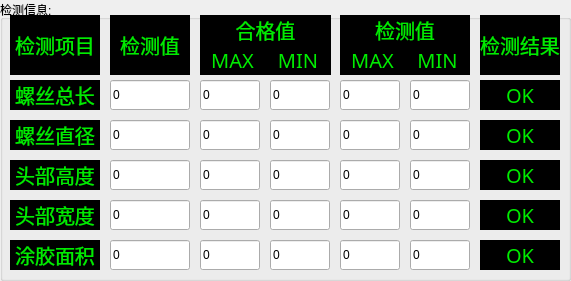
  <widget class="QGroupBox" name="groupBox_4">
   <property name="geometry">
    <rect>
     <x>520</x>
     <y>10</y>
     <width>571</width>
     <height>281</height>
    </rect>
   </property>
   <property name="title">
    <string>检测信息:</string>
   </property>
   <widget class="QLabel" name="label_7">
    <property name="geometry">
     <rect>
      <x>10</x>
      <y>15</y>
      <width>90</width>
      <height>60</height>
     </rect>
    </property>
    <property name="font">
     <font>
      <family>宋体</family>
      <pointsize>15</pointsize>
      <weight>9</weight>
      <italic>false</italic>
      <bold>false</bold>
     </font>
    </property>
    <property name="styleSheet">
     <string notr="true">background-color: rgb(0, 0, 0);
color : #00EC00;
font: 75 15pt &quot;宋体&quot;;</string>
    </property>
    <property name="text">
     <string>检测项目</string>
    </property>
    <property name="alignment">
     <set>Qt::AlignCenter</set>
    </property>
   </widget>
   <widget class="QLabel" name="label_8">
    <property name="geometry">
     <rect>
      <x>10</x>
      <y>80</y>
      <width>90</width>
      <height>30</height>
     </rect>
    </property>
    <property name="font">
     <font>
      <family>宋体</family>
      <pointsize>15</pointsize>
      <weight>9</weight>
      <italic>false</italic>
      <bold>false</bold>
     </font>
    </property>
    <property name="styleSheet">
     <string notr="true">background-color: rgb(0, 0, 0);
color : #00EC00;
font: 75 15pt &quot;宋体&quot;;</string>
    </property>
    <property name="text">
     <string>螺丝总长</string>
    </property>
    <property name="alignment">
     <set>Qt::AlignCenter</set>
    </property>
   </widget>
   <widget class="QLabel" name="label_9">
    <property name="geometry">
     <rect>
      <x>10</x>
      <y>120</y>
      <width>90</width>
      <height>30</height>
     </rect>
    </property>
    <property name="font">
     <font>
      <family>宋体</family>
      <pointsize>15</pointsize>
      <weight>9</weight>
      <italic>false</italic>
      <bold>false</bold>
     </font>
    </property>
    <property name="styleSheet">
     <string notr="true">background-color: rgb(0, 0, 0);
color : #00EC00;
font: 75 15pt &quot;宋体&quot;;</string>
    </property>
    <property name="text">
     <string>螺丝直径</string>
    </property>
    <property name="alignment">
     <set>Qt::AlignCenter</set>
    </property>
   </widget>
   <widget class="QLabel" name="label_10">
    <property name="geometry">
     <rect>
      <x>10</x>
      <y>160</y>
      <width>90</width>
      <height>30</height>
     </rect>
    </property>
    <property name="font">
     <font>
      <family>宋体</family>
      <pointsize>15</pointsize>
      <weight>9</weight>
      <italic>false</italic>
      <bold>false</bold>
     </font>
    </property>
    <property name="styleSheet">
     <string notr="true">background-color: rgb(0, 0, 0);
color : #00EC00;
font: 75 15pt &quot;宋体&quot;;</string>
    </property>
    <property name="text">
     <string>头部高度</string>
    </property>
    <property name="alignment">
     <set>Qt::AlignCenter</set>
    </property>
   </widget>
   <widget class="QLabel" name="label_11">
    <property name="geometry">
     <rect>
      <x>10</x>
      <y>240</y>
      <width>90</width>
      <height>30</height>
     </rect>
    </property>
    <property name="font">
     <font>
      <family>宋体</family>
      <pointsize>15</pointsize>
      <weight>9</weight>
      <italic>false</italic>
      <bold>false</bold>
     </font>
    </property>
    <property name="styleSheet">
     <string notr="true">background-color: rgb(0, 0, 0);
color : #00EC00;
font: 75 15pt &quot;宋体&quot;;</string>
    </property>
    <property name="text">
     <string>涂胶面积</string>
    </property>
    <property name="alignment">
     <set>Qt::AlignCenter</set>
    </property>
   </widget>
   <widget class="QLabel" name="label_15">
    <property name="geometry">
     <rect>
      <x>10</x>
      <y>200</y>
      <width>90</width>
      <height>30</height>
     </rect>
    </property>
    <property name="font">
     <font>
      <family>宋体</family>
      <pointsize>15</pointsize>
      <weight>9</weight>
      <italic>false</italic>
      <bold>false</bold>
     </font>
    </property>
    <property name="styleSheet">
     <string notr="true">background-color: rgb(0, 0, 0);
color : #00EC00;
font: 75 15pt &quot;宋体&quot;;</string>
    </property>
    <property name="text">
     <string>头部宽度</string>
    </property>
    <property name="alignment">
     <set>Qt::AlignCenter</set>
    </property>
   </widget>
   <widget class="QLabel" name="label_17">
    <property name="geometry">
     <rect>
      <x>110</x>
      <y>15</y>
      <width>80</width>
      <height>60</height>
     </rect>
    </property>
    <property name="font">
     <font>
      <family>宋体</family>
      <pointsize>15</pointsize>
      <weight>9</weight>
      <italic>false</italic>
      <bold>false</bold>
     </font>
    </property>
    <property name="styleSheet">
     <string notr="true">background-color: rgb(0, 0, 0);
color : #00EC00;
font: 75 15pt &quot;宋体&quot;;</string>
    </property>
    <property name="text">
     <string>检测值</string>
    </property>
    <property name="alignment">
     <set>Qt::AlignCenter</set>
    </property>
   </widget>
   <widget class="QLineEdit" name="sumEdit_2">
    <property name="geometry">
     <rect>
      <x>110</x>
      <y>80</y>
      <width>80</width>
      <height>30</height>
     </rect>
    </property>
    <property name="text">
     <string>0</string>
    </property>
    <property name="alignment">
     <set>Qt::AlignLeading|Qt::AlignLeft|Qt::AlignVCenter</set>
    </property>
    <property name="readOnly">
     <bool>true</bool>
    </property>
   </widget>
   <widget class="QLineEdit" name="sumEdit_3">
    <property name="geometry">
     <rect>
      <x>110</x>
      <y>120</y>
      <width>80</width>
      <height>30</height>
     </rect>
    </property>
    <property name="text">
     <string>0</string>
    </property>
    <property name="alignment">
     <set>Qt::AlignLeading|Qt::AlignLeft|Qt::AlignVCenter</set>
    </property>
    <property name="readOnly">
     <bool>true</bool>
    </property>
   </widget>
   <widget class="QLineEdit" name="sumEdit_4">
    <property name="geometry">
     <rect>
      <x>110</x>
      <y>160</y>
      <width>80</width>
      <height>30</height>
     </rect>
    </property>
    <property name="text">
     <string>0</string>
    </property>
    <property name="alignment">
     <set>Qt::AlignLeading|Qt::AlignLeft|Qt::AlignVCenter</set>
    </property>
    <property name="readOnly">
     <bool>true</bool>
    </property>
   </widget>
   <widget class="QLineEdit" name="sumEdit_5">
    <property name="geometry">
     <rect>
      <x>110</x>
      <y>200</y>
      <width>80</width>
      <height>30</height>
     </rect>
    </property>
    <property name="text">
     <string>0</string>
    </property>
    <property name="alignment">
     <set>Qt::AlignLeading|Qt::AlignLeft|Qt::AlignVCenter</set>
    </property>
    <property name="readOnly">
     <bool>true</bool>
    </property>
   </widget>
   <widget class="QLineEdit" name="sumEdit_6">
    <property name="geometry">
     <rect>
      <x>110</x>
      <y>240</y>
      <width>80</width>
      <height>30</height>
     </rect>
    </property>
    <property name="text">
     <string>0</string>
    </property>
    <property name="alignment">
     <set>Qt::AlignLeading|Qt::AlignLeft|Qt::AlignVCenter</set>
    </property>
    <property name="readOnly">
     <bool>true</bool>
    </property>
   </widget>
   <widget class="QLabel" name="label_18">
    <property name="geometry">
     <rect>
      <x>200</x>
      <y>15</y>
      <width>131</width>
      <height>30</height>
     </rect>
    </property>
    <property name="font">
     <font>
      <family>宋体</family>
      <pointsize>15</pointsize>
      <weight>9</weight>
      <italic>false</italic>
      <bold>false</bold>
     </font>
    </property>
    <property name="styleSheet">
     <string notr="true">background-color: rgb(0, 0, 0);
color : #00EC00;
font: 75 15pt &quot;宋体&quot;;</string>
    </property>
    <property name="text">
     <string>合格值</string>
    </property>
    <property name="alignment">
     <set>Qt::AlignCenter</set>
    </property>
   </widget>
   <widget class="QLabel" name="label_19">
    <property name="geometry">
     <rect>
      <x>200</x>
      <y>45</y>
      <width>65</width>
      <height>30</height>
     </rect>
    </property>
    <property name="font">
     <font>
      <family>宋体</family>
      <pointsize>15</pointsize>
      <weight>9</weight>
      <italic>false</italic>
      <bold>false</bold>
     </font>
    </property>
    <property name="styleSheet">
     <string notr="true">background-color: rgb(0, 0, 0);
color : #00EC00;
font: 75 15pt &quot;宋体&quot;;</string>
    </property>
    <property name="text">
     <string>MAX</string>
    </property>
    <property name="alignment">
     <set>Qt::AlignCenter</set>
    </property>
   </widget>
   <widget class="QLabel" name="label_20">
    <property name="geometry">
     <rect>
      <x>265</x>
      <y>45</y>
      <width>66</width>
      <height>30</height>
     </rect>
    </property>
    <property name="font">
     <font>
      <family>宋体</family>
      <pointsize>15</pointsize>
      <weight>9</weight>
      <italic>false</italic>
      <bold>false</bold>
     </font>
    </property>
    <property name="styleSheet">
     <string notr="true">background-color: rgb(0, 0, 0);
color : #00EC00;
font: 75 15pt &quot;宋体&quot;;</string>
    </property>
    <property name="text">
     <string>MIN</string>
    </property>
    <property name="alignment">
     <set>Qt::AlignCenter</set>
    </property>
   </widget>
   <widget class="QLineEdit" name="sumEdit_7">
    <property name="geometry">
     <rect>
      <x>200</x>
      <y>80</y>
      <width>60</width>
      <height>30</height>
     </rect>
    </property>
    <property name="text">
     <string>0</string>
    </property>
    <property name="alignment">
     <set>Qt::AlignLeading|Qt::AlignLeft|Qt::AlignVCenter</set>
    </property>
    <property name="readOnly">
     <bool>true</bool>
    </property>
   </widget>
   <widget class="QLineEdit" name="sumEdit_8">
    <property name="geometry">
     <rect>
      <x>270</x>
      <y>80</y>
      <width>60</width>
      <height>30</height>
     </rect>
    </property>
    <property name="text">
     <string>0</string>
    </property>
    <property name="alignment">
     <set>Qt::AlignLeading|Qt::AlignLeft|Qt::AlignVCenter</set>
    </property>
    <property name="readOnly">
     <bool>true</bool>
    </property>
   </widget>
   <widget class="QLineEdit" name="sumEdit_9">
    <property name="geometry">
     <rect>
      <x>200</x>
      <y>120</y>
      <width>60</width>
      <height>30</height>
     </rect>
    </property>
    <property name="text">
     <string>0</string>
    </property>
    <property name="alignment">
     <set>Qt::AlignLeading|Qt::AlignLeft|Qt::AlignVCenter</set>
    </property>
    <property name="readOnly">
     <bool>true</bool>
    </property>
   </widget>
   <widget class="QLineEdit" name="sumEdit_10">
    <property name="geometry">
     <rect>
      <x>270</x>
      <y>120</y>
      <width>60</width>
      <height>30</height>
     </rect>
    </property>
    <property name="text">
     <string>0</string>
    </property>
    <property name="alignment">
     <set>Qt::AlignLeading|Qt::AlignLeft|Qt::AlignVCenter</set>
    </property>
    <property name="readOnly">
     <bool>true</bool>
    </property>
   </widget>
   <widget class="QLineEdit" name="sumEdit_11">
    <property name="geometry">
     <rect>
      <x>200</x>
      <y>160</y>
      <width>60</width>
      <height>30</height>
     </rect>
    </property>
    <property name="text">
     <string>0</string>
    </property>
    <property name="alignment">
     <set>Qt::AlignLeading|Qt::AlignLeft|Qt::AlignVCenter</set>
    </property>
    <property name="readOnly">
     <bool>true</bool>
    </property>
   </widget>
   <widget class="QLineEdit" name="sumEdit_12">
    <property name="geometry">
     <rect>
      <x>270</x>
      <y>160</y>
      <width>60</width>
      <height>30</height>
     </rect>
    </property>
    <property name="text">
     <string>0</string>
    </property>
    <property name="alignment">
     <set>Qt::AlignLeading|Qt::AlignLeft|Qt::AlignVCenter</set>
    </property>
    <property name="readOnly">
     <bool>true</bool>
    </property>
   </widget>
   <widget class="QLineEdit" name="sumEdit_13">
    <property name="geometry">
     <rect>
      <x>200</x>
      <y>200</y>
      <width>60</width>
      <height>30</height>
     </rect>
    </property>
    <property name="text">
     <string>0</string>
    </property>
    <property name="alignment">
     <set>Qt::AlignLeading|Qt::AlignLeft|Qt::AlignVCenter</set>
    </property>
    <property name="readOnly">
     <bool>true</bool>
    </property>
   </widget>
   <widget class="QLineEdit" name="sumEdit_14">
    <property name="geometry">
     <rect>
      <x>270</x>
      <y>200</y>
      <width>60</width>
      <height>30</height>
     </rect>
    </property>
    <property name="text">
     <string>0</string>
    </property>
    <property name="alignment">
     <set>Qt::AlignLeading|Qt::AlignLeft|Qt::AlignVCenter</set>
    </property>
    <property name="readOnly">
     <bool>true</bool>
    </property>
   </widget>
   <widget class="QLineEdit" name="sumEdit_15">
    <property name="geometry">
     <rect>
      <x>200</x>
      <y>240</y>
      <width>60</width>
      <height>30</height>
     </rect>
    </property>
    <property name="text">
     <string>0</string>
    </property>
    <property name="alignment">
     <set>Qt::AlignLeading|Qt::AlignLeft|Qt::AlignVCenter</set>
    </property>
    <property name="readOnly">
     <bool>true</bool>
    </property>
   </widget>
   <widget class="QLineEdit" name="sumEdit_16">
    <property name="geometry">
     <rect>
      <x>270</x>
      <y>240</y>
      <width>60</width>
      <height>30</height>
     </rect>
    </property>
    <property name="text">
     <string>0</string>
    </property>
    <property name="alignment">
     <set>Qt::AlignLeading|Qt::AlignLeft|Qt::AlignVCenter</set>
    </property>
    <property name="readOnly">
     <bool>true</bool>
    </property>
   </widget>
   <widget class="QLabel" name="label_21">
    <property name="geometry">
     <rect>
      <x>340</x>
      <y>15</y>
      <width>130</width>
      <height>30</height>
     </rect>
    </property>
    <property name="font">
     <font>
      <family>宋体</family>
      <pointsize>15</pointsize>
      <weight>9</weight>
      <italic>false</italic>
      <bold>false</bold>
     </font>
    </property>
    <property name="styleSheet">
     <string notr="true">background-color: rgb(0, 0, 0);
color : #00EC00;
font: 75 15pt &quot;宋体&quot;;</string>
    </property>
    <property name="text">
     <string>检测值</string>
    </property>
    <property name="alignment">
     <set>Qt::AlignCenter</set>
    </property>
   </widget>
   <widget class="QLineEdit" name="sumEdit_17">
    <property name="geometry">
     <rect>
      <x>410</x>
      <y>200</y>
      <width>60</width>
      <height>30</height>
     </rect>
    </property>
    <property name="text">
     <string>0</string>
    </property>
    <property name="alignment">
     <set>Qt::AlignLeading|Qt::AlignLeft|Qt::AlignVCenter</set>
    </property>
    <property name="readOnly">
     <bool>true</bool>
    </property>
   </widget>
   <widget class="QLineEdit" name="sumEdit_18">
    <property name="geometry">
     <rect>
      <x>340</x>
      <y>80</y>
      <width>60</width>
      <height>30</height>
     </rect>
    </property>
    <property name="text">
     <string>0</string>
    </property>
    <property name="alignment">
     <set>Qt::AlignLeading|Qt::AlignLeft|Qt::AlignVCenter</set>
    </property>
    <property name="readOnly">
     <bool>true</bool>
    </property>
   </widget>
   <widget class="QLineEdit" name="sumEdit_19">
    <property name="geometry">
     <rect>
      <x>340</x>
      <y>160</y>
      <width>60</width>
      <height>30</height>
     </rect>
    </property>
    <property name="text">
     <string>0</string>
    </property>
    <property name="alignment">
     <set>Qt::AlignLeading|Qt::AlignLeft|Qt::AlignVCenter</set>
    </property>
    <property name="readOnly">
     <bool>true</bool>
    </property>
   </widget>
   <widget class="QLineEdit" name="sumEdit_20">
    <property name="geometry">
     <rect>
      <x>410</x>
      <y>160</y>
      <width>60</width>
      <height>30</height>
     </rect>
    </property>
    <property name="text">
     <string>0</string>
    </property>
    <property name="alignment">
     <set>Qt::AlignLeading|Qt::AlignLeft|Qt::AlignVCenter</set>
    </property>
    <property name="readOnly">
     <bool>true</bool>
    </property>
   </widget>
   <widget class="QLineEdit" name="sumEdit_21">
    <property name="geometry">
     <rect>
      <x>410</x>
      <y>80</y>
      <width>60</width>
      <height>30</height>
     </rect>
    </property>
    <property name="text">
     <string>0</string>
    </property>
    <property name="alignment">
     <set>Qt::AlignLeading|Qt::AlignLeft|Qt::AlignVCenter</set>
    </property>
    <property name="readOnly">
     <bool>true</bool>
    </property>
   </widget>
   <widget class="QLineEdit" name="sumEdit_22">
    <property name="geometry">
     <rect>
      <x>410</x>
      <y>120</y>
      <width>60</width>
      <height>30</height>
     </rect>
    </property>
    <property name="text">
     <string>0</string>
    </property>
    <property name="alignment">
     <set>Qt::AlignLeading|Qt::AlignLeft|Qt::AlignVCenter</set>
    </property>
    <property name="readOnly">
     <bool>true</bool>
    </property>
   </widget>
   <widget class="QLineEdit" name="sumEdit_23">
    <property name="geometry">
     <rect>
      <x>340</x>
      <y>120</y>
      <width>60</width>
      <height>30</height>
     </rect>
    </property>
    <property name="text">
     <string>0</string>
    </property>
    <property name="alignment">
     <set>Qt::AlignLeading|Qt::AlignLeft|Qt::AlignVCenter</set>
    </property>
    <property name="readOnly">
     <bool>true</bool>
    </property>
   </widget>
   <widget class="QLabel" name="label_22">
    <property name="geometry">
     <rect>
      <x>405</x>
      <y>45</y>
      <width>65</width>
      <height>30</height>
     </rect>
    </property>
    <property name="font">
     <font>
      <family>宋体</family>
      <pointsize>15</pointsize>
      <weight>9</weight>
      <italic>false</italic>
      <bold>false</bold>
     </font>
    </property>
    <property name="styleSheet">
     <string notr="true">background-color: rgb(0, 0, 0);
color : #00EC00;
font: 75 15pt &quot;宋体&quot;;</string>
    </property>
    <property name="text">
     <string>MIN</string>
    </property>
    <property name="alignment">
     <set>Qt::AlignCenter</set>
    </property>
   </widget>
   <widget class="QLineEdit" name="sumEdit_24">
    <property name="geometry">
     <rect>
      <x>340</x>
      <y>240</y>
      <width>60</width>
      <height>30</height>
     </rect>
    </property>
    <property name="text">
     <string>0</string>
    </property>
    <property name="alignment">
     <set>Qt::AlignLeading|Qt::AlignLeft|Qt::AlignVCenter</set>
    </property>
    <property name="readOnly">
     <bool>true</bool>
    </property>
   </widget>
   <widget class="QLineEdit" name="sumEdit_25">
    <property name="geometry">
     <rect>
      <x>410</x>
      <y>240</y>
      <width>60</width>
      <height>30</height>
     </rect>
    </property>
    <property name="text">
     <string>0</string>
    </property>
    <property name="alignment">
     <set>Qt::AlignLeading|Qt::AlignLeft|Qt::AlignVCenter</set>
    </property>
    <property name="readOnly">
     <bool>true</bool>
    </property>
   </widget>
   <widget class="QLineEdit" name="sumEdit_26">
    <property name="geometry">
     <rect>
      <x>340</x>
      <y>200</y>
      <width>60</width>
      <height>30</height>
     </rect>
    </property>
    <property name="text">
     <string>0</string>
    </property>
    <property name="alignment">
     <set>Qt::AlignLeading|Qt::AlignLeft|Qt::AlignVCenter</set>
    </property>
    <property name="readOnly">
     <bool>true</bool>
    </property>
   </widget>
   <widget class="QLabel" name="label_23">
    <property name="geometry">
     <rect>
      <x>340</x>
      <y>45</y>
      <width>65</width>
      <height>30</height>
     </rect>
    </property>
    <property name="font">
     <font>
      <family>宋体</family>
      <pointsize>15</pointsize>
      <weight>9</weight>
      <italic>false</italic>
      <bold>false</bold>
     </font>
    </property>
    <property name="styleSheet">
     <string notr="true">background-color: rgb(0, 0, 0);
color : #00EC00;
font: 75 15pt &quot;宋体&quot;;</string>
    </property>
    <property name="text">
     <string>MAX</string>
    </property>
    <property name="alignment">
     <set>Qt::AlignCenter</set>
    </property>
   </widget>
   <widget class="QLabel" name="label_24">
    <property name="geometry">
     <rect>
      <x>480</x>
      <y>15</y>
      <width>80</width>
      <height>60</height>
     </rect>
    </property>
    <property name="font">
     <font>
      <family>宋体</family>
      <pointsize>15</pointsize>
      <weight>9</weight>
      <italic>false</italic>
      <bold>false</bold>
     </font>
    </property>
    <property name="styleSheet">
     <string notr="true">background-color: rgb(0, 0, 0);
color : #00EC00;
font: 75 15pt &quot;宋体&quot;;</string>
    </property>
    <property name="text">
     <string>检测结果</string>
    </property>
    <property name="alignment">
     <set>Qt::AlignCenter</set>
    </property>
   </widget>
   <widget class="QLabel" name="label_25">
    <property name="geometry">
     <rect>
      <x>480</x>
      <y>80</y>
      <width>80</width>
      <height>30</height>
     </rect>
    </property>
    <property name="font">
     <font>
      <family>宋体</family>
      <pointsize>15</pointsize>
      <weight>9</weight>
      <italic>false</italic>
      <bold>false</bold>
     </font>
    </property>
    <property name="styleSheet">
     <string notr="true">background-color: rgb(0, 0, 0);
color : #00EC00;
font: 75 15pt &quot;宋体&quot;;</string>
    </property>
    <property name="text">
     <string>OK</string>
    </property>
    <property name="alignment">
     <set>Qt::AlignCenter</set>
    </property>
   </widget>
   <widget class="QLabel" name="label_26">
    <property name="geometry">
     <rect>
      <x>480</x>
      <y>120</y>
      <width>80</width>
      <height>30</height>
     </rect>
    </property>
    <property name="font">
     <font>
      <family>宋体</family>
      <pointsize>15</pointsize>
      <weight>9</weight>
      <italic>false</italic>
      <bold>false</bold>
     </font>
    </property>
    <property name="styleSheet">
     <string notr="true">background-color: rgb(0, 0, 0);
color : #00EC00;
font: 75 15pt &quot;宋体&quot;;</string>
    </property>
    <property name="text">
     <string>OK</string>
    </property>
    <property name="alignment">
     <set>Qt::AlignCenter</set>
    </property>
   </widget>
   <widget class="QLabel" name="label_27">
    <property name="geometry">
     <rect>
      <x>480</x>
      <y>160</y>
      <width>80</width>
      <height>30</height>
     </rect>
    </property>
    <property name="font">
     <font>
      <family>宋体</family>
      <pointsize>15</pointsize>
      <weight>9</weight>
      <italic>false</italic>
      <bold>false</bold>
     </font>
    </property>
    <property name="styleSheet">
     <string notr="true">background-color: rgb(0, 0, 0);
color : #00EC00;
font: 75 15pt &quot;宋体&quot;;</string>
    </property>
    <property name="text">
     <string>OK</string>
    </property>
    <property name="alignment">
     <set>Qt::AlignCenter</set>
    </property>
   </widget>
   <widget class="QLabel" name="label_28">
    <property name="geometry">
     <rect>
      <x>480</x>
      <y>200</y>
      <width>80</width>
      <height>30</height>
     </rect>
    </property>
    <property name="font">
     <font>
      <family>宋体</family>
      <pointsize>15</pointsize>
      <weight>9</weight>
      <italic>false</italic>
      <bold>false</bold>
     </font>
    </property>
    <property name="styleSheet">
     <string notr="true">background-color: rgb(0, 0, 0);
color : #00EC00;
font: 75 15pt &quot;宋体&quot;;</string>
    </property>
    <property name="text">
     <string>OK</string>
    </property>
    <property name="alignment">
     <set>Qt::AlignCenter</set>
    </property>
   </widget>
   <widget class="QLabel" name="label_29">
    <property name="geometry">
     <rect>
      <x>480</x>
      <y>240</y>
      <width>80</width>
      <height>30</height>
     </rect>
    </property>
    <property name="font">
     <font>
      <family>宋体</family>
      <pointsize>15</pointsize>
      <weight>9</weight>
      <italic>false</italic>
      <bold>false</bold>
     </font>
    </property>
    <property name="styleSheet">
     <string notr="true">background-color: rgb(0, 0, 0);
color : #00EC00;
font: 75 15pt &quot;宋体&quot;;</string>
    </property>
    <property name="text">
     <string>OK</string>
    </property>
    <property name="alignment">
     <set>Qt::AlignCenter</set>
    </property>
   </widget>
  </widget>
